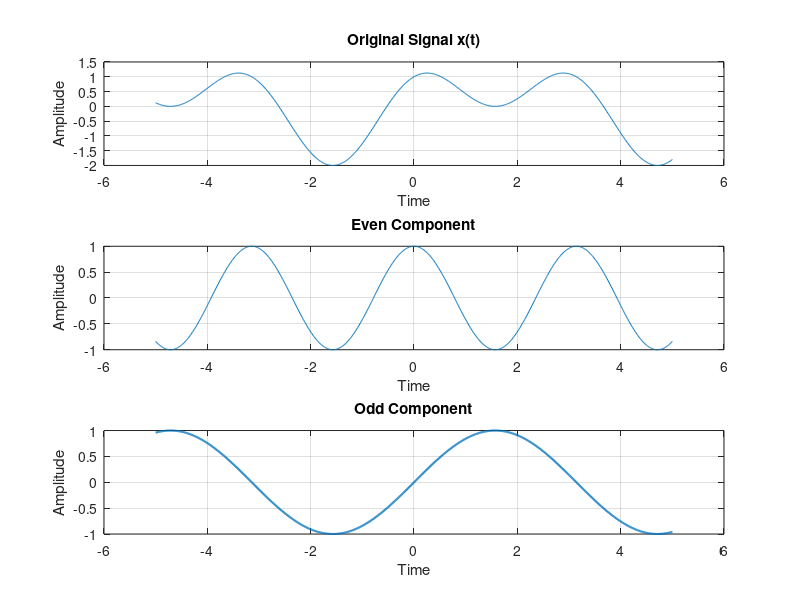

Write MATLAB code to recreate this figure.
clc;
clear;
close all;

t = -5:0.01:5;
x = sin(t) + cos(2*t);

y = 2*x;

%% 1. LINEARITY
x1 = sin(t);
x2 = cos(t);
a = 2;
b = 3;
y1 = 2*x1;
y2 = 2*x2;
y3 = 2*(a*x1 + b*x2);
error1 = max(abs(y3 - (a*y1 + b*y2)));

if error1 < 1e-10
    disp('System is Linear');
else
    disp('System is Non-Linear');
end

% 2. STABILITY

if max(abs(y)) < Inf
    disp('System is Stable');
else
    disp('System is Unstable');
end

% 3. TIME INVARIANCE
t0 = 2;
x = sin(t);
x_shift = sin(t-t0);
y1 = 2*x_shift;
y2 = 2*sin(t-t0);

error2 = max(abs(y1-y2));

if error2 < 1e-10
    disp('System is Time Invariant');
else
    disp('System is Time Variant');
end

% 4. ENERGY AND POWER

x = sin(t) + cos(2*t);

E = trapz(t,abs(x).^2);

T = t(end)-t(1);  

P = E/T;

disp(['Energy = ',num2str(E)]);
disp(['Power = ',num2str(P)]);

% 5. EVEN AND ODD COMPONENTS

xx=sin(-t)+cos(-2*t);

% Even component
xeven = (x + xx)/2;

% Odd component
xodd = (x - xx)/2;

figure;
subplot(3,1,1);
plot(t,x);
grid on;
title('Original Signal x(t)');
xlabel('Time');
ylabel('Amplitude');

subplot(3,1,2);
plot(t,xeven);
grid on;
title('Even Component');
xlabel('Time');
ylabel('Amplitude');

subplot(3,1,3);
plot(t,xodd,'LineWidth',1.5);
grid on;
title('Odd Component');
xlabel('Time');
ylabel('Amplitude');
